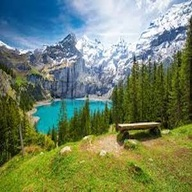
#> input picture pr_06/img.jpg, 192 x 192 px, shrunk from 300 x 300 before the run
$ python new_filter.py
#> lines starting #> are read from the running program, lines starting #| are printed output that depends on the picture
from PIL import Image, ImageDraw
import numpy as np
import math
from tqdm import tqdm
class MyImage:

    def __init__(self, image_path, img_integral_path):
#> called with image_path = 'img.jpg', img_integral_path = 'int_img.jpg'
        self.image = Image.open(image_path)
#> self.image is the input picture: PIL image 192x192 RGB; mean R, G, B 114.9, 131.4, 102
        self.img_intg = Image.open(img_integral_path)
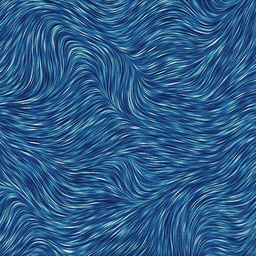
#> input picture pr_06/int_img.jpg, 256 x 256 px, shrunk from 400 x 400 before the run
#> self.img_intg is the input picture: PIL image 256x256 RGB; mean R, G, B 44.7, 92.3, 138
        self.input_pixels = self.image.load()
        # self.output_image = Image.new("RGB", self.image.size)
        self.output_image = self.image.copy()
        self.draw = ImageDraw.Draw(self.output_image)
        self.width = self.image.width
#> self.width = 192
        self.height = self.image.height
#> self.height = 192

    def angle_calc(self, x, y):
        r_color, _, _ = self.img_intg.getpixel((x,y))
        return (1 - r_color/255) * math.pi

    def compute_kernel_matrix(self, x, y, kernel_shape):
        _offset = kernel_shape//2
        c = np.zeros((kernel_shape, kernel_shape))
        for i in range(0, kernel_shape):
            for j in range(0, kernel_shape):
                L = - math.sin(self.angle_calc(x,y)) * (i - _offset) + math.cos(self.angle_calc(x,y)) * (j - _offset)
                c[i, j] = math.exp(-L)
        sum = np.sum(c)
        # print(np.round(c/sum, decimals=1))
        return np.round(c / sum, decimals=1)
        # return c / sum

    def parametric_motion_blur(self, _kernel_shape=3):
        # Middle of the kernel
        offset = _kernel_shape//2
        # Compute convolution between intensity and kernels
        for x in tqdm(range(offset, self.image.width - offset)):
            for y in tqdm(range(offset, self.image.height - offset)):
                k_matrix = self.compute_kernel_matrix(x, y, _kernel_shape)
                acc = [0, 0, 0]
                for a in range(len(k_matrix)):
                    for b in range(len(k_matrix)):
                        xn = x + a - offset
                        yn = y + b - offset
                        pixel = self.input_pixels[xn, yn]
                        acc[0] += pixel[0] * k_matrix[a][b]
                        acc[1] += pixel[1] * k_matrix[a][b]
                        acc[2] += pixel[2] * k_matrix[a][b]
                self.draw.point((x, y), (int(acc[0]), int(acc[1]), int(acc[2])))

        self.output_image.show()
        self.output_image.save("motion_blur_output20.png")

    def parametric_dilation(self, _kernel_shape):
        # Middle of the kernel
#> called with _kernel_shape = 3
        offset = _kernel_shape // 2
        # Compute convolution between intensity and kernels
        for x in tqdm(range(offset, self.image.width - offset)):
            for y in tqdm(range(offset, self.image.height - offset)):
                k_matrix = self.compute_kernel_matrix(x, y, _kernel_shape)
                current_px_color = self.input_pixels[x, y]
                acc = [0, 0, 0]
                temp_acc_r = []
                temp_acc_g = []
                temp_acc_b = []
                for a in range(len(k_matrix)):
                    for b in range(len(k_matrix)):
                        xn = x + a - offset
                        yn = y + b - offset
                        pixel = self.input_pixels[xn, yn]
                        acc[0] += pixel[0] + k_matrix[a][b]
                        acc[1] += pixel[1] + k_matrix[a][b]
                        acc[2] += pixel[2] + k_matrix[a][b]
                        temp_acc_r.append(acc[0])
                        temp_acc_g.append(acc[1])
                        temp_acc_b.append(acc[2])
                self.draw.point((x, y), (int(max(temp_acc_r)+current_px_color[0]), int(max(temp_acc_g)+current_px_color[1]), int(max(temp_acc_b)+current_px_color[2])))
#> this loop made 190 passes
        self.output_image.show()
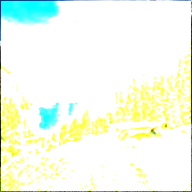
#> shown: PIL image 192x192 RGB; mean R, G, B 243.4, 252, 234.6
        self.output_image.save("parametric_dilation_output20.png")

m = MyImage('img.jpg', 'int_img.jpg')
# m.parametric_motion_blur(_kernel_shape=9)
m.parametric_dilation(_kernel_shape=3)
